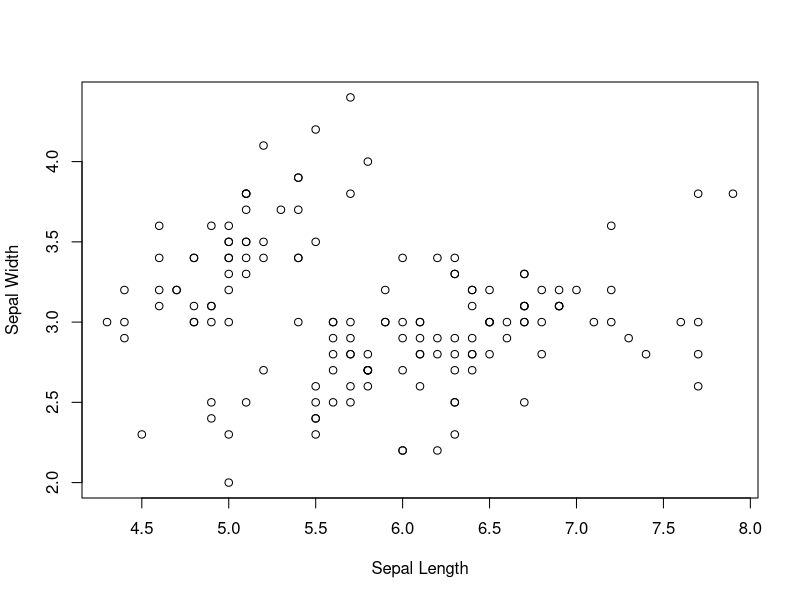

Reproduce this figure in R.
iris
summary(iris)

sl = iris$Sepal.Length
sw = iris$Sepal.Width

plot(sl, sw, xlab="Sepal Length", ylab = "Sepal Width")